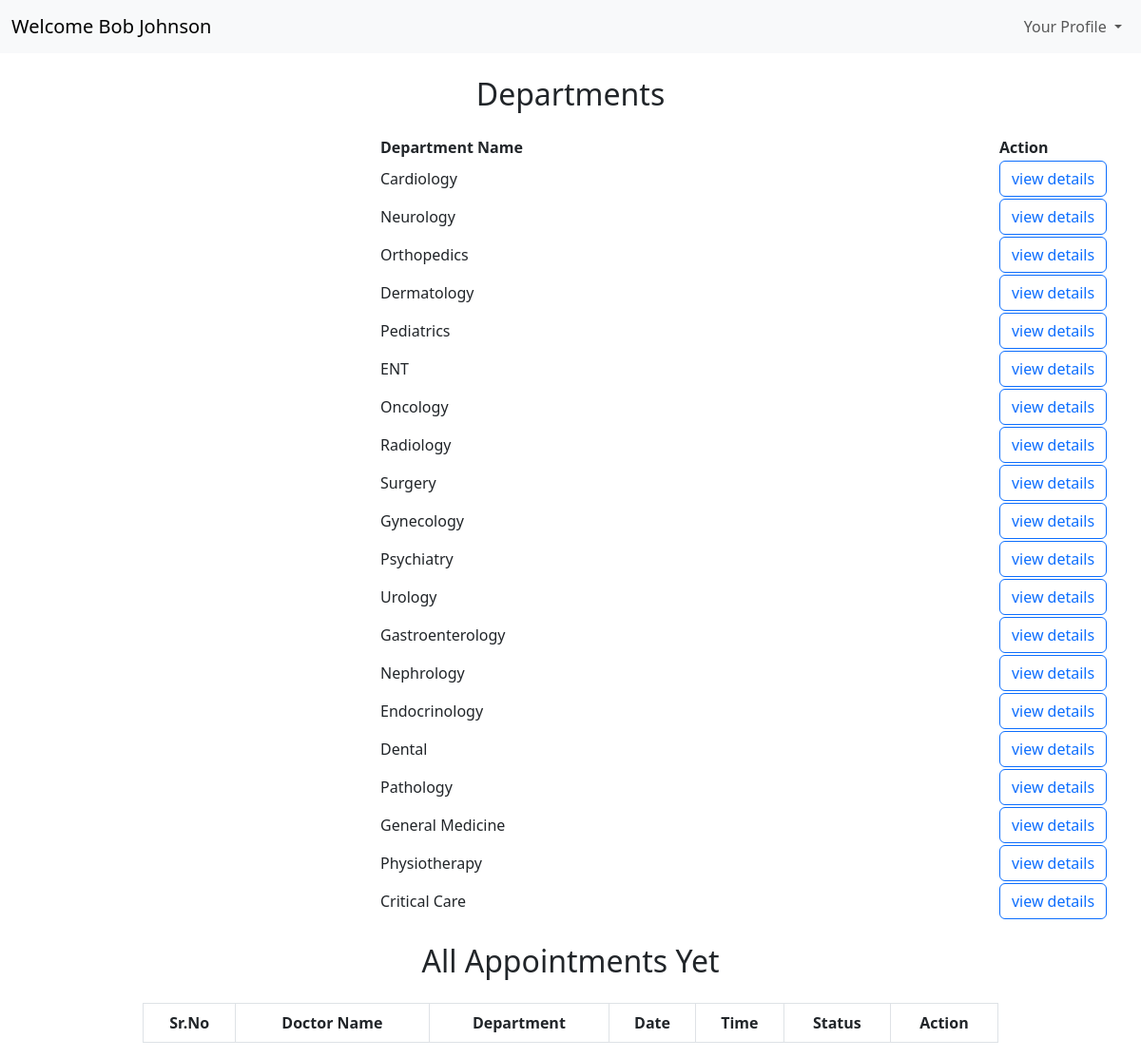
Screenshot of /dashboard/patient (signed in) with the database file from the repository.
### models/models.py (models this page shows)
class User(db.Model):
    id=db.Column(db.Integer(),primary_key=True)
    fullname = db.Column(db.String(50),nullable = False)
    username = db.Column(db.String(50),unique = True,nullable = False)
    password = db.Column(db.String(),nullable= False)
    role = db.Column(db.String(10),nullable=False)
    status=db.Column(db.Integer(),nullable=False,default=0)
    created_at=db.Column(db.DateTime(),default=datetime.datetime.utcnow)
    updated_at=db.Column(db.DateTime(),default=datetime.datetime.utcnow,onupdate=datetime.datetime.utcnow)

class Department(db.Model):
    id=db.Column(db.Integer(),primary_key=True)
    name=db.Column(db.String(50),nullable = False)
    descreption=db.Column(db.String(200),nullable=True)

### controllers/patientDashboard.py (the view, shortened to what this page needs)
@thepatientDashboard.route("/dashboard/patient", methods=['GET','POST'])
def patientDashboard():
    if('user' in session and session['role']=="patient"):
        user=session['user']
        theUser= User.query.filter_by(username=user).first()
        departments= Department.query.all()
        myappointmnets= Appointments.query.filter_by(patient=user).all()
        print("My Appointments:", myappointmnets)
        sendabledata = []
        details = {}
        print("Sendable Data:", sendabledata)
        sendabledata.reverse()
        return render_template("patientDashboard.html",theUser=theUser,user=user, departments=departments, sendabledata=sendabledata)
    else:
        return redirect("/login")

### templates/patientDashboard.html (shortened to what this page needs)
<!DOCTYPE html>
<html lang="en">
<head>
     <link href="https://cdn.jsdelivr.net/npm/bootstrap@5.3.0-alpha1/dist/css/bootstrap.min.css" rel="stylesheet">
</head>
<body>
<nav class="navbar navbar-expand-lg bg-body-tertiary">
  <div class="container-fluid">
    <a class="navbar-brand" href="#">Welcome {{theUser.fullname}}</a>
    <div class="collapse navbar-collapse justify-content-end" id="navbarSupportedContent">
        <ul class="navbar-nav">
          <li class="nav-item dropdown">
            <a class="nav-link dropdown-toggle" href="#" role="button" data-bs-toggle="dropdown" aria-expanded="false">
              Your Profile
            </a>
          </li>
        </ul>
    </div>
  </div>
</nav>
<h2 class="text-center my-4">Departments</h2>
<table>
    <thead>
        <tr>
            <th style="padding-right: 500px;padding-left: 400px;">Department Name</th>
            <th>Action</th>
        </tr>
    </thead>
    <tbody>
        {% for x in departments %}
        <tr>
            <td style="padding-right: 500px;padding-left: 400px;">{{ x.name }}</td>
            <td>
            <a class="btn btn-outline-primary" href="/dashboard/patient/dep-details/{{x.name}}">view details </a>
            </td>
        </tr>
        {% endfor %}
    </tbody>
</table>
<h2 class="text-center my-4">All Appointments Yet</h2>
<div style="max-width: 900px; margin: auto;">
  <table class="table table-bordered table-hover text-center align-middle">
    <thead>
      <tr >
        <th>Sr.No</th>
        <th>Doctor Name</th>
        <th>Department</th>
        <th>Date</th>
        <th>Time</th>
        <th>Status</th>
        <th>Action</th>
      </tr>
    </thead>
  </table>
</div>
</body>
</html>

### rows the page displays
User: fullname "Bob Johnson"
Department: name "Cardiology"
Department: name "Neurology"
Department: name "Orthopedics"
Department: name "Dermatology"
Department: name "Pediatrics"
Department: name "ENT"
Department: name "Oncology"
Department: name "Radiology"
Department: name "Surgery"
Department: name "Gynecology"
Department: name "Psychiatry"
Department: name "Urology"
Department: name "Gastroenterology"
Department: name "Nephrology"
Department: name "Endocrinology"
Department: name "Dental"
Department: name "Pathology"
Department: name "General Medicine"
Department: name "Physiotherapy"
Department: name "Critical Care"
